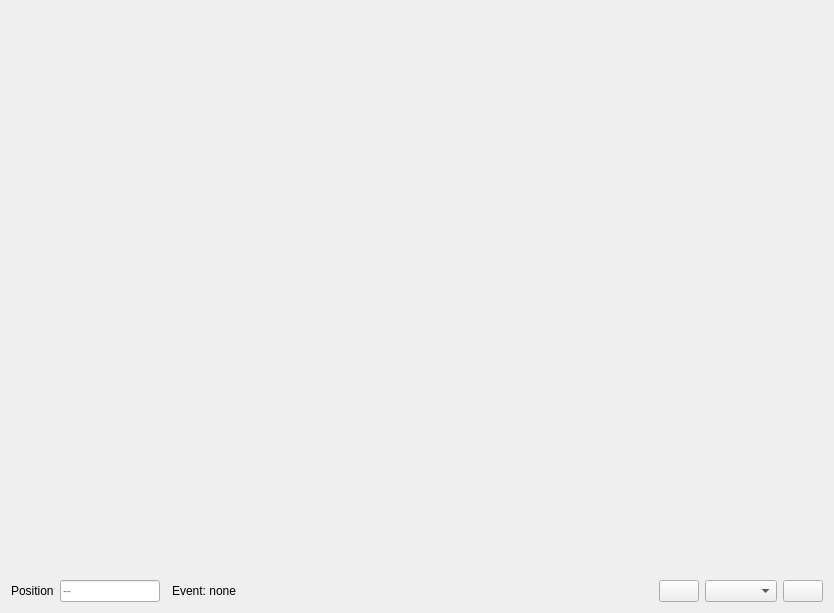
<?xml version="1.0" encoding="UTF-8"?>
<ui version="4.0">
 <class>EventTrackEditorWidget</class>
 <widget class="QWidget" name="EventTrackEditorWidget">
  <property name="geometry">
   <rect>
    <x>0</x>
    <y>0</y>
    <width>834</width>
    <height>613</height>
   </rect>
  </property>
  <property name="windowTitle">
   <string>Form</string>
  </property>
  <layout class="QVBoxLayout" name="verticalLayout">
   <property name="spacing">
    <number>0</number>
   </property>
   <item>
    <widget class="WQGridBarWidget" name="GridBarWidget" native="true">
     <property name="minimumSize">
      <size>
       <width>0</width>
       <height>20</height>
      </size>
     </property>
     <property name="maximumSize">
      <size>
       <width>16777215</width>
       <height>20</height>
      </size>
     </property>
    </widget>
   </item>
   <item>
    <widget class="WQtEventTrackWidget" name="EventTrackEdit" native="true">
     <property name="sizePolicy">
      <sizepolicy hsizetype="Expanding" vsizetype="Expanding">
       <horstretch>0</horstretch>
       <verstretch>0</verstretch>
      </sizepolicy>
     </property>
     <property name="minimumSize">
      <size>
       <width>0</width>
       <height>0</height>
      </size>
     </property>
    </widget>
   </item>
   <item>
    <spacer name="verticalSpacer">
     <property name="orientation">
      <enum>Qt::Vertical</enum>
     </property>
     <property name="sizeType">
      <enum>QSizePolicy::Fixed</enum>
     </property>
     <property name="sizeHint" stdset="0">
      <size>
       <width>20</width>
       <height>6</height>
      </size>
     </property>
    </spacer>
   </item>
   <item>
    <layout class="QHBoxLayout" name="horizontalLayout">
     <property name="spacing">
      <number>6</number>
     </property>
     <item>
      <widget class="QLabel" name="label">
       <property name="text">
        <string>Position</string>
       </property>
      </widget>
     </item>
     <item>
      <widget class="QLineEdit" name="LinePosition">
       <property name="maximumSize">
        <size>
         <width>100</width>
         <height>16777215</height>
        </size>
       </property>
       <property name="maxLength">
        <number>11</number>
       </property>
       <property name="placeholderText">
        <string>--</string>
       </property>
       <property name="clearButtonEnabled">
        <bool>false</bool>
       </property>
      </widget>
     </item>
     <item>
      <widget class="QWidget" name="ColorWidget" native="true"/>
     </item>
     <item>
      <widget class="QLabel" name="SelectedTypeLabel">
       <property name="text">
        <string>Event: none</string>
       </property>
      </widget>
     </item>
     <item>
      <spacer name="horizontalSpacer">
       <property name="orientation">
        <enum>Qt::Horizontal</enum>
       </property>
       <property name="sizeHint" stdset="0">
        <size>
         <width>40</width>
         <height>20</height>
        </size>
       </property>
      </spacer>
     </item>
     <item>
      <widget class="QPushButton" name="InsertEventButton">
       <property name="toolTip">
        <string>Add event at current position</string>
       </property>
       <property name="text">
        <string/>
       </property>
       <property name="icon">
        <iconset resource="../QtResources/resources.qrc">
         <normaloff>:/GuiFoundation/Icons/Flag_Green.svg</normaloff>:/GuiFoundation/Icons/Flag_Green.svg</iconset>
       </property>
      </widget>
     </item>
     <item>
      <widget class="QComboBox" name="ComboType"/>
     </item>
     <item>
      <widget class="QPushButton" name="AddEventButton">
       <property name="toolTip">
        <string>Create new event type</string>
       </property>
       <property name="text">
        <string/>
       </property>
       <property name="icon">
        <iconset resource="../QtResources/resources.qrc">
         <normaloff>:/GuiFoundation/Icons/Add.svg</normaloff>:/GuiFoundation/Icons/Add.svg</iconset>
       </property>
      </widget>
     </item>
    </layout>
   </item>
  </layout>
 </widget>
 <customwidgets>
  <customwidget>
   <class>WQGridBarWidget</class>
   <extends>QWidget</extends>
   <header location="global">GuiFoundation/Widgets/GridBarWidget.moc.h</header>
   <container>1</container>
  </customwidget>
  <customwidget>
   <class>WQtEventTrackWidget</class>
   <extends>QWidget</extends>
   <header location="global">GuiFoundation/Widgets/EventTrackWidget.moc.h</header>
   <container>1</container>
  </customwidget>
 </customwidgets>
 <resources>
  <include location="../QtResources/resources.qrc"/>
 </resources>
 <connections/>
</ui>
